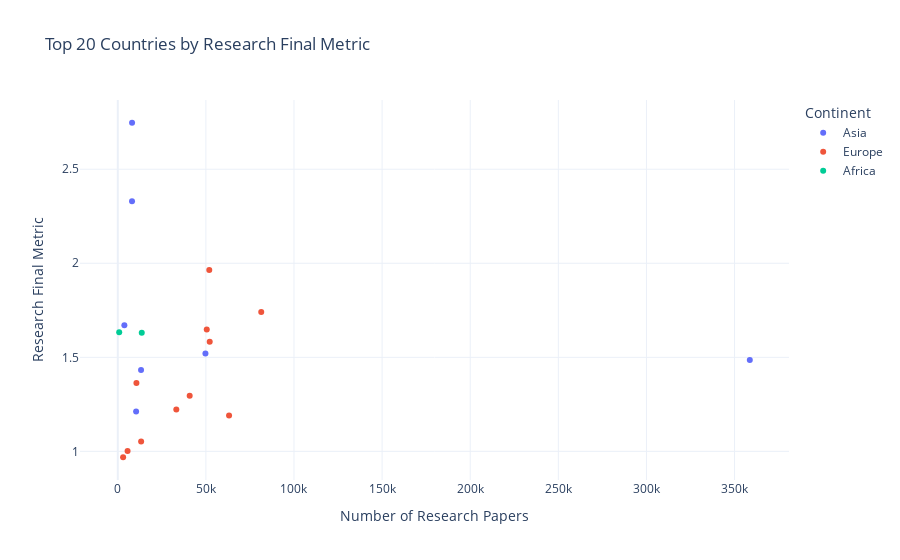

Source (notebook cell):
### Markdown cell above
Interactive graph (Top 20 countries)

### Code cell
fig = px.scatter(
    data_api_papers_sorted_500000.sort_values(by='research_final_metric', ascending=False).reset_index(drop=True)[:20],
    x="paper_count",
    y="research_final_metric",
    color="continent",
    hover_name="Country",
    hover_data={
        "research_final_metric": True,
        "paper_count": True,
        "continent": True
    },
    title="Top 20 Countries by Research Final Metric"
)

fig.update_layout(
    xaxis_title="Number of Research Papers",
    yaxis_title="Research Final Metric",
    legend_title="Continent",
    template="plotly_white"
)

fig.show()

### Figure 1 — Plotly figure (JSON) as saved in the notebook; plotly's stock layout.template omitted (floating-point values rounded to 4 significant figures)
{"data": [{"customdata": [["Asia"], ["Asia"], ["Asia"], ["Asia"], ["Asia"], ["Asia"], ["Asia"]], "hovertemplate": "<b>%{hovertext}</b><br><br>continent=%{customdata[0]}<br>paper_count=%{x}<br>research_final_metric=%{y}<extra></extra>", "hovertext": ["Lebanon", "Cyprus", "Tajikistan", "Hong Kong SAR, China", "Indonesia", "Jordan", "Nepal"], "legendgroup": "Asia", "marker": {"color": "#636efa", "symbol": "circle"}, "mode": "markers", "name": "Asia", "orientation": "v", "showlegend": true, "type": "scatter", "x": [8109, 8089, 3748, 49745, 358646, 13207, 10404], "xaxis": "x", "y": [2.747, 2.329, 1.67, 1.521, 1.485, 1.432, 1.211], "yaxis": "y"}, {"customdata": [["Europe"], ["Europe"], ["Europe"], ["Europe"], ["Europe"], ["Europe"], ["Europe"], ["Europe"], ["Europe"], ["Europe"], ["Europe"]], "hovertemplate": "<b>%{hovertext}</b><br><br>continent=%{customdata[0]}<br>paper_count=%{x}<br>research_final_metric=%{y}<extra></extra>", "hovertext": ["Denmark", "Switzerland", "Ukraine", "Portugal", "Slovenia", "Norway", "Finland", "Sweden", "Croatia", "Estonia", "North Macedonia"], "legendgroup": "Europe", "marker": {"color": "#EF553B", "symbol": "circle"}, "mode": "markers", "name": "Europe", "orientation": "v", "showlegend": true, "type": "scatter", "x": [51927, 81407, 50501, 52175, 10588, 40805, 33227, 63155, 13245, 5575, 3031], "xaxis": "x", "y": [1.964, 1.741, 1.647, 1.583, 1.363, 1.296, 1.223, 1.191, 1.053, 1.003, 0.9687], "yaxis": "y"}, {"customdata": [["Africa"], ["Africa"]], "hovertemplate": "<b>%{hovertext}</b><br><br>continent=%{customdata[0]}<br>paper_count=%{x}<br>research_final_metric=%{y}<extra></extra>", "hovertext": ["Burundi", "Tunisia"], "legendgroup": "Africa", "marker": {"color": "#00cc96", "symbol": "circle"}, "mode": "markers", "name": "Africa", "orientation": "v", "showlegend": true, "type": "scatter", "x": [814, 13610], "xaxis": "x", "y": [1.634, 1.63], "yaxis": "y"}], "layout": {"legend": {"title": {"text": "Continent"}, "tracegroupgap": 0}, "title": {"text": "Top 20 Countries by Research Final Metric"}, "xaxis": {"anchor": "y", "domain": [0, 1], "title": {"text": "Number of Research Papers"}}, "yaxis": {"anchor": "x", "domain": [0, 1], "title": {"text": "Research Final Metric"}}}}
